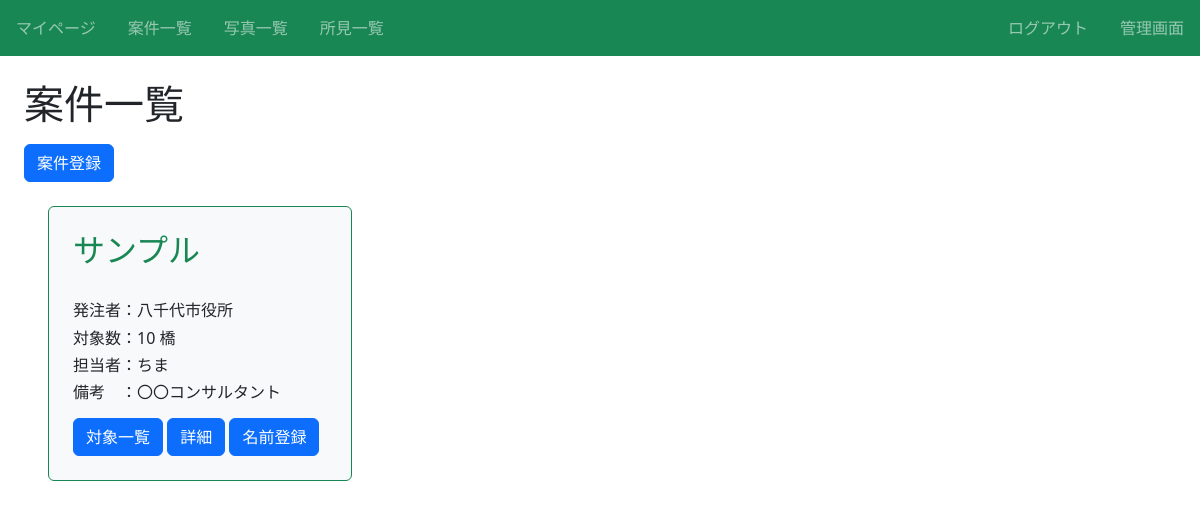
Page /article/ (signed in) on the earlier database version.
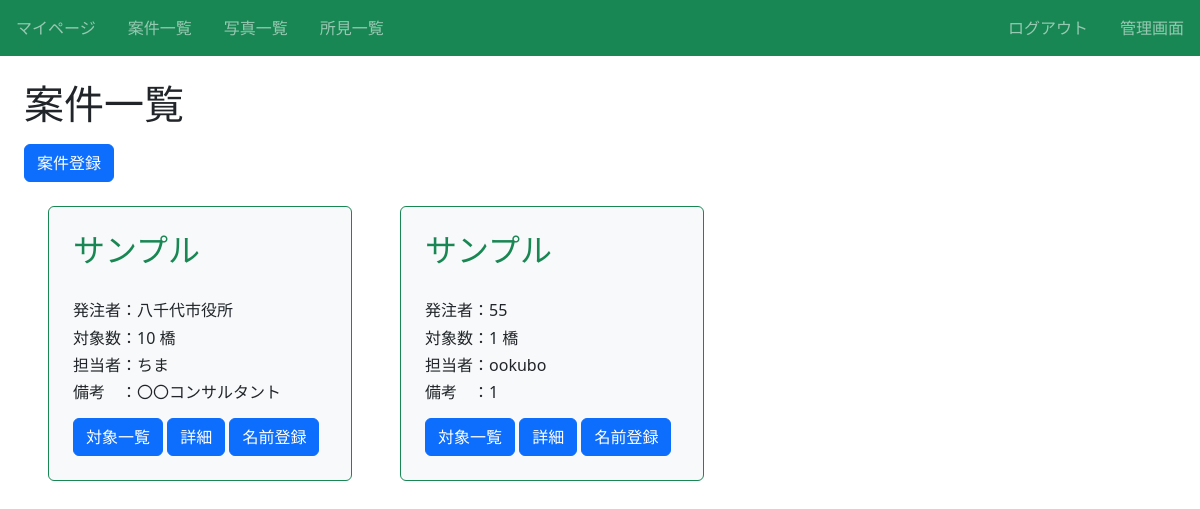
Same page on the later database version.
### infra/models.py (models this page shows, shortened)
class Article(models.Model):
    案件名 = models.CharField(max_length=100)# 顧客名
    土木事務所 = models.CharField(max_length=100)# 土木事務所 article_name
    対象数 = models.IntegerField()# 対象数 number
    担当者名 = models.CharField(max_length=100)# 担当者名 namager
    その他 = models.CharField(max_length=100)# その他 other
    カテゴリー = models.CharField(max_length=100, choices = CATEGORY)# カテゴリー

### infra/views.py (the view)
# urls.py: path('article/', views.ListArticleView.as_view(), name='list-article'),# 案件の一覧
class ListArticleView(LoginRequiredMixin, ListView):
    template_name = 'infra/article_list.html'
    model = Article

### infra/templates/infra/article_list.html (shortened to what this page needs)
{% extends "base.html" %}
{% block h1 %}案件一覧{% endblock %}
{% block content %}
<div class="mt-3">
  <a href="{% url 'create-article' %}" class="btn btn-primary">案件登録</a>
</div>
<div class="d-flex flex-wrap">
  {% for item in object_list %}
    <div class="p-4 m-4 bg-light border border-success rounded" style="width: 19rem;">
      <h2 class="text-success">{{ item.案件名 }}</h2><br>
      <h6 class="card-text">発注者：{{ item.土木事務所 }}</h6>
      <h6 class="card-text">対象数：{{ item.対象数 }} 橋</h6>
      <h6 class="card-text">担当者：{{ item.担当者名 }}</h6>
      <h6 class="card-text">備考　：{{ item.その他 }}</h6>
      <div class="mt-3">
        <a href="{% url 'list-infra' item.pk %}" class="btn btn-primary">対象一覧</a>
        <a href="{% url 'detail-article' item.pk %}" class="btn btn-primary">詳細</a>
        <a href="{% url 'names-list' item.pk %}" class="btn btn-primary">名前登録</a>
      </div>
    </div>
  {% endfor %}
{% endblock content %}

### templates/base.html (shortened to what this page needs)
{% load static %}
<!doctype html>
<html lang="ja">
  <head>
    <link href="https://cdn.jsdelivr.net/npm/bootstrap@5.3.0/dist/css/bootstrap.min.css" rel="stylesheet">
    <link rel="stylesheet" type="text/css" href="{% static 'infra/css/style.css' %}">
    <link href="https://cdn.datatables.net/2.0.3/css/dataTables.dataTables.css" rel="stylesheet"/>
    <link href="https://cdn.datatables.net/fixedcolumns/5.0.0/css/fixedColumns.dataTables.css" rel="stylesheet"/>
    <link href="https://cdn.datatables.net/rowreorder/1.5.0/css/rowReorder.dataTables.css" rel="stylesheet"/>
  </head>
  <body>
    <nav class="navbar navbar-dark bg-success sticky-top">
      <div class="navbar-nav d-flex flex-row">
        {% if user.is_authenticated %}
        <a class="nav-link mx-3" href="{% url 'accounts:my_page' user.pk %}">マイページ</a>
        {% endif %}
        <a class="nav-link mx-3" href="{% url 'list-article' %}">案件一覧</a>
        <a class="nav-link mx-3" href="{% url 'image_list' %}">写真一覧</a>
        <a class="nav-link mx-3" href="{% url 'observer_list' %}">所見一覧</a>
      </div>
      <div class="navbar-nav d-flex flex-row">
      {% if request.user.is_authenticated %}
        <a class="nav-link mx-3" href="{% url 'accounts:logout' %}">ログアウト</a>
        {% if user.is_superuser %}
        <a class="nav-link mx-3" href="/admin/">管理画面</a>
        {% endif %}
      {% else %}
          <a class="nav-link mx-3" href="{% url 'accounts:login' %}">ログイン</a>
          <a class="nav-link mx-3" href="{% url 'accounts:signup' %}">会員登録</a>
        {% endif %}
      </div>
    </nav>
    <div class='p-4'>
    <h1>{% block h1 %}{% endblock %}</h1>
    {% block content %}{% endblock content %}
    </div>
  </body>
</html>

### infra/static/infra/css/style.css (style rules this page uses)
a { text-decoration: none; }

Differences in the rows shown:
added Article: 案件名 "サンプル", 土木事務所 "55", 対象数 "1", 担当者名 "ookubo", その他 "1"
